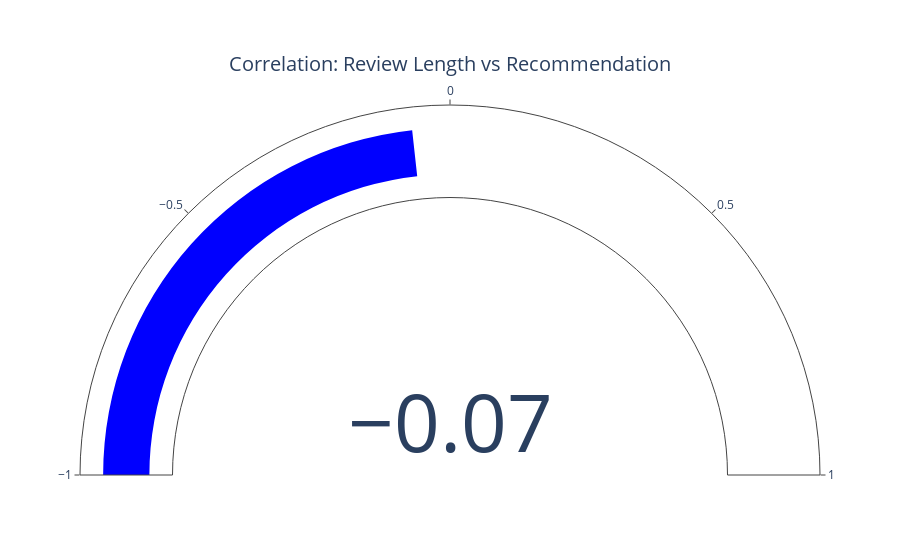

Write notebook code for a chart like this one.
### Markdown cell above
#### Boxplot of Review Lengths by Recommendation

This boxplot compares the central tendencies between positive and negative reviews.  
The median review length for positive reviews is higher than that for negative reviews.

Outliers in both boxplots appear as points beyond the upper whisker, representing unusually long reviews.  
These typically reflect highly engaged users who write detailed explanations.

Negative reviews are clustered heavily between **100–1000 words**, while recommended reviews include even more extreme outliers up to **2600+ words**.

**Why this is important:**
- The overlap between the two distributions shows that review length is **not a strong standalone predictor** of whether a review is positive.
- A model must therefore incorporate **textual features** (e.g., TF-IDF, sentiment analysis, embeddings) to perform well.

The extreme outliers (1500–3000 words) often represent:
- Detailed game guides  
- Long story-like reviews  
- Rants or in-depth critiques  

These may disproportionately influence some models, especially linear models that are sensitive to feature magnitude.

### Code cell
# Correlation Gauge
corr_val = flat_reviews[['review_length', 'recommend']].corr().iloc[0, 1]
fig4 = go.Figure(go.Indicator(
    mode="gauge+number",
    value=corr_val,
    title={'text': "Correlation: Review Length vs Recommendation"},
    gauge={'axis': {'range': [-1, 1]}, 'bar': {'color': "blue"}}
))
fig4.show()

### Figure 1 — Plotly figure (JSON) as saved in the notebook; plotly's stock layout.template omitted (floating-point values rounded to 4 significant figures)
{"data": [{"gauge": {"axis": {"range": [-1, 1]}, "bar": {"color": "blue"}}, "mode": "gauge+number", "title": {"text": "Correlation: Review Length vs Recommendation"}, "type": "indicator", "value": -0.06958}], "layout": {}}
